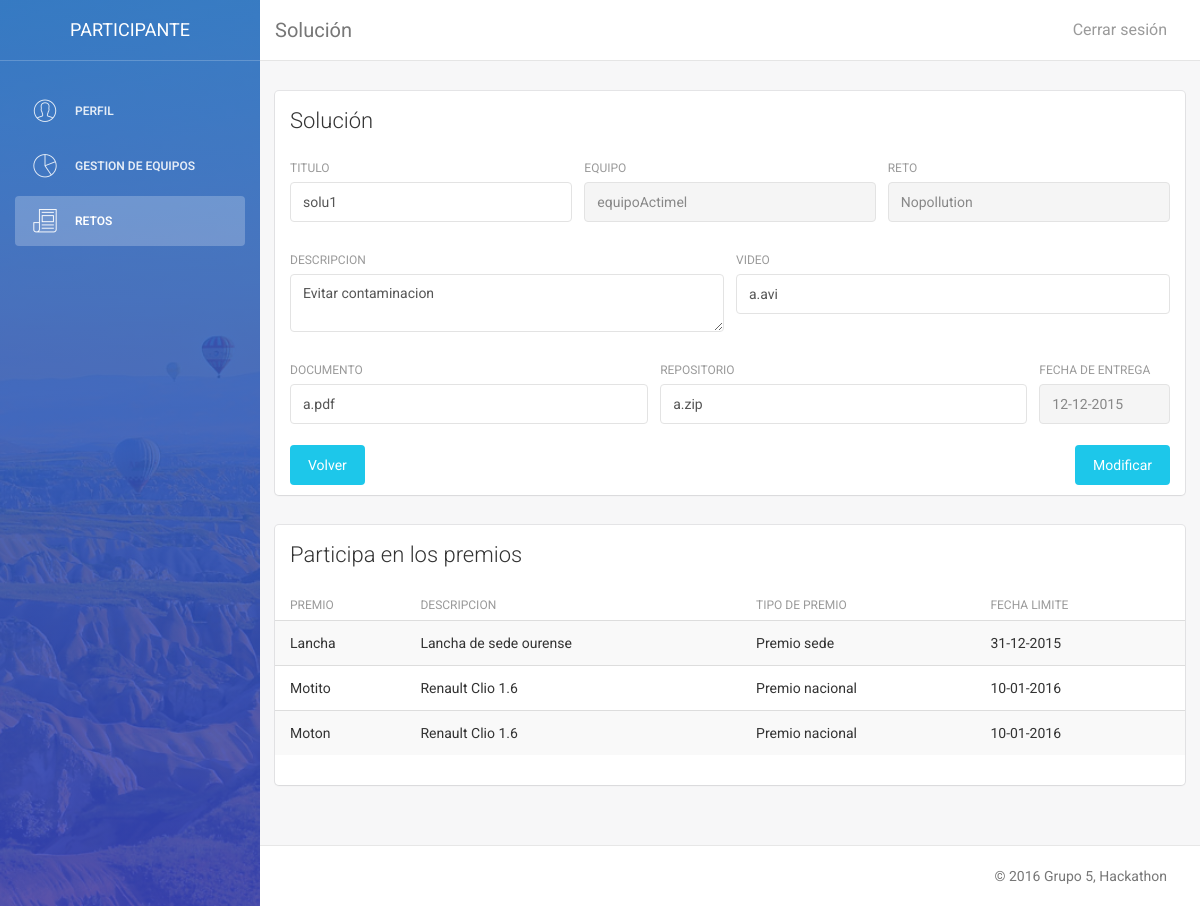
/vistas/participante/p_sol.php?reto=Nopollution (signed in), run on the app's committed database.
### tables this page shows
CREATE TABLE IF NOT EXISTS Premio (
  `idPremio` VARCHAR(50) NOT NULL,
  `Sede_idSede` VARCHAR(50),
  `Descripcion` VARCHAR(300),
  `FechaEquipos` DATE NOT NULL,
  `FechaJuradoS` DATE NOT NULL,
  `FechaJuradoN` VARCHAR(45),
  `TipoPremio` ENUM('s', 'n') DEFAULT 'n',
  `Solucion_EsPropuesta` TINYINT(1),
  `Solucion_Equipo_idEquipo` VARCHAR(50),
  `Solucion_Reto_idReto` VARCHAR(50),
  PRIMARY KEY (`idPremio`),
  CONSTRAINT `fk_Premio_Solucion`
    FOREIGN KEY (`Solucion_EsPropuesta` , `Solucion_Equipo_idEquipo` , `Solucion_Reto_idReto`)
    REFERENCES Solucion(`EsPropuesta` , `Equipo_idEquipo` , `Reto_idReto`)
    ON DELETE CASCADE
    ON UPDATE CASCADE,
  CONSTRAINT `fk_Premio_Sede`
    FOREIGN KEY (`Sede_idSede`)
    REFERENCES Sede(`idSede`)
    ON DELETE CASCADE
    ON UPDATE CASCADE);

### vistas/participante/p_sol.php (the view, shortened to what the rows shown need)
<!doctype html>
<html lang="en">
    <?php
    include_once "../../modelo/model_usuario.php";
    $usu = new Usuario();
    $datos = $usu->consultar($_SESSION['login_usuario']);
    include_once "../../modelo/model_solucion.php";
    $sol = new Solucion();
    $datosSol = $sol->consultar(false, $datos['equipo'], $reto);
    include_once "../../modelo/model_premio.php";
    $premio = new Premio();
    $premiosS = $premio->listar('s');
    $premiosN = $premio->listar('n');
    ?>
    <body>
        <div class="wrapper">
            <div class="main-panel">
                <div class="content">
                    <div class="container-fluid">
                        <?php if(!$sol->subieronSol($datos['equipo'], $reto, true)){ ?>
                        <div class="container-fluid" style="text-align: center;">
                            <h2>Tu equipo todavía no ha subido una propuesta de solución.</h2>
                            <p>¡Créala!</p>
                            <button type="button" class="btn btn-info btn-fill" onclick="location.href='p_prop_nueva.php?reto=<?php echo $reto; ?>'">Crear propuesta</button>
                        </div>
                        <?php } else {  ?>
                        <div class="row">
                            <div class="card">
                                <div class="content table-responsive table-full-width">
                                    <table class="table table-hover table-striped">
                                        <thead>
                                            <th>Premio</th>
                                            <th>Descripcion</th>
                                            <th>Tipo de premio</th>
                                            <th>Fecha limite</th>
                                        </thead>
                                        <tbody>
                                            <?php foreach ($premiosS as $ps){
                                            if(($ps['FechaEquipos'] >= $datosSol['fecha'])
                                               && ($datos['sede'] == $ps['Sede_idSede'])
                                               && ($ps['Solucion_Equipo_idEquipo'] == null)){?>
                                            <tr>
                                                <td><?php echo $ps['idPremio'];?></td>
                                                <td><?php echo $ps['Descripcion'];?></td>
                                                <td><?php echo $idioma['premio_sede'];?></td>
                                                <td><?php $fi=date_create($ps['FechaEquipos']);
                                                echo date_format($fi,"d-m-Y");?></td>
                                            </tr>
                                            <?php }
                                            }?>
                                            <?php foreach ($premiosN as $pn){
                                            if(($pn['FechaEquipos'] >= $datosSol['fecha'])
                                              && ($pn['Solucion_Equipo_idEquipo'] == null)){?>
                                            <tr>
                                                <td><?php echo $pn['idPremio'];?></td>
                                                <td><?php echo $pn['Descripcion'];?></td>
                                                <td><?php echo $idioma['premio_nacional'];?></td>
                                                <td><?php $fi=date_create($pn['FechaEquipos']);
                                                echo date_format($fi,"d-m-Y");?></td>
                                            </tr>
                                            <?php }
                                            }?>
                                        </tbody>
                                    </table>
                                </div>
                            </div>
                        </div>
                        <?php } ?>
                    </div>
                </div>
            </div>
        </div>
    </body>
</html>

### data on the page
premio: idPremio "Lancha", Descripcion "Lancha de sede ourense", FechaEquipos "31-12-2015"
premio: idPremio "Motito", Descripcion "Renault Clio 1.6", FechaEquipos "10-01-2016"
premio: idPremio "Moton", Descripcion "Renault Clio 1.6", FechaEquipos "10-01-2016"

### other printed values
$idioma['participante'] "PARTICIPANTE"
$idioma['perfil'] "PERFIL"
$idioma['gestion_equipos'] "GESTION DE EQUIPOS"
$idioma['retos'] "RETOS"
$idioma["cerrar"] "Cerrar sesión"
